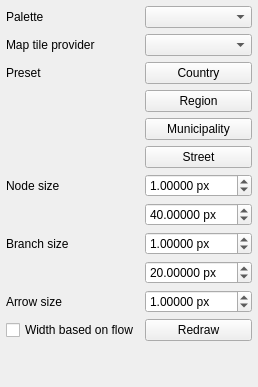
                         <widget class="QWidget" name="tab_9">
                          <attribute name="icon">
                           <iconset resource="../Icons/icons.qrc">
                            <normaloff>:/Icons/icons/map.png</normaloff>:/Icons/icons/map.png</iconset>
                          </attribute>
                          <attribute name="title">
                           <string>Map</string>
                          </attribute>
                          <layout class="QVBoxLayout" name="verticalLayout_29">
                           <property name="leftMargin">
                            <number>6</number>
                           </property>
                           <property name="topMargin">
                            <number>6</number>
                           </property>
                           <property name="rightMargin">
                            <number>6</number>
                           </property>
                           <property name="bottomMargin">
                            <number>6</number>
                           </property>
                           <item>
                            <widget class="QFrame" name="frame_24">
                             <property name="frameShape">
                              <enum>QFrame::Shape::NoFrame</enum>
                             </property>
                             <property name="frameShadow">
                              <enum>QFrame::Shadow::Raised</enum>
                             </property>
                             <layout class="QGridLayout" name="gridLayout_32">
                              <property name="leftMargin">
                               <number>0</number>
                              </property>
                              <property name="topMargin">
                               <number>0</number>
                              </property>
                              <property name="rightMargin">
                               <number>0</number>
                              </property>
                              <property name="bottomMargin">
                               <number>0</number>
                              </property>
                              <item row="3" column="1">
                               <widget class="QPushButton" name="preset2_pushButton">
                                <property name="toolTip">
                                 <string>Apply region meaningful sizes</string>
                                </property>
                                <property name="text">
                                 <string>Region</string>
                                </property>
                               </widget>
                              </item>
                              <item row="1" column="0">
                               <widget class="QLabel" name="label_118">
                                <property name="text">
                                 <string>Map tile provider</string>
                                </property>
                               </widget>
                              </item>
                              <item row="2" column="0">
                               <widget class="QLabel" name="label_154">
                                <property name="sizePolicy">
                                 <sizepolicy hsizetype="Minimum" vsizetype="Preferred">
                                  <horstretch>0</horstretch>
                                  <verstretch>0</verstretch>
                                 </sizepolicy>
                                </property>
                                <property name="text">
                                 <string>Preset</string>
                                </property>
                               </widget>
                              </item>
                              <item row="11" column="1">
                               <widget class="QDoubleSpinBox" name="arrow_size_size_spinBox">
                                <property name="toolTip">
                                 <string>Branch arrow sizes</string>
                                </property>
                                <property name="suffix">
                                 <string> px</string>
                                </property>
                                <property name="decimals">
                                 <number>5</number>
                                </property>
                                <property name="minimum">
                                 <double>0.000100000000000</double>
                                </property>
                                <property name="maximum">
                                 <double>9999.000000000000000</double>
                                </property>
                                <property name="singleStep">
                                 <double>0.100000000000000</double>
                                </property>
                                <property name="value">
                                 <double>1.000000000000000</double>
                                </property>
                               </widget>
                              </item>
                              <item row="8" column="1">
                               <widget class="QDoubleSpinBox" name="min_branch_size_spinBox">
                                <property name="toolTip">
                                 <string>Minimum branch sizes</string>
                                </property>
                                <property name="suffix">
                                 <string> px</string>
                                </property>
                                <property name="decimals">
                                 <number>5</number>
                                </property>
                                <property name="minimum">
                                 <double>0.000100000000000</double>
                                </property>
                                <property name="maximum">
                                 <double>9999.000000000000000</double>
                                </property>
                                <property name="singleStep">
                                 <double>0.100000000000000</double>
                                </property>
                                <property name="value">
                                 <double>1.000000000000000</double>
                                </property>
                               </widget>
                              </item>
                              <item row="8" column="0">
                               <widget class="QLabel" name="label_14">
                                <property name="sizePolicy">
                                 <sizepolicy hsizetype="Minimum" vsizetype="Preferred">
                                  <horstretch>0</horstretch>
                                  <verstretch>0</verstretch>
                                 </sizepolicy>
                                </property>
                                <property name="text">
                                 <string>Branch size</string>
                                </property>
                               </widget>
                              </item>
                              <item row="9" column="1">
                               <widget class="QDoubleSpinBox" name="max_branch_size_spinBox">
                                <property name="toolTip">
                                 <string>Maximum branch sizes</string>
                                </property>
                                <property name="suffix">
                                 <string> px</string>
                                </property>
                                <property name="decimals">
                                 <number>5</number>
                                </property>
                                <property name="minimum">
                                 <double>0.000100000000000</double>
                                </property>
                                <property name="maximum">
                                 <double>9999.000000000000000</double>
                                </property>
                                <property name="singleStep">
                                 <double>0.100000000000000</double>
                                </property>
                                <property name="value">
                                 <double>20.000000000000000</double>
                                </property>
                               </widget>
                              </item>
                              <item row="6" column="0">
                               <widget class="QLabel" name="label">
                                <property name="sizePolicy">
                                 <sizepolicy hsizetype="Minimum" vsizetype="Preferred">
                                  <horstretch>0</horstretch>
                                  <verstretch>0</verstretch>
                                 </sizepolicy>
                                </property>
                                <property name="text">
                                 <string>Node size</string>
                                </property>
                               </widget>
                              </item>
                              <item row="11" column="0">
                               <widget class="QLabel" name="label_113">
                                <property name="sizePolicy">
                                 <sizepolicy hsizetype="Minimum" vsizetype="Preferred">
                                  <horstretch>0</horstretch>
                                  <verstretch>0</verstretch>
                                 </sizepolicy>
                                </property>
                                <property name="text">
                                 <string>Arrow size</string>
                                </property>
                               </widget>
                              </item>
                              <item row="4" column="1">
                               <widget class="QPushButton" name="preset3_pushButton">
                                <property name="toolTip">
                                 <string>Apply municipality meaningful sizes</string>
                                </property>
                                <property name="text">
                                 <string>Municipality</string>
                                </property>
                               </widget>
                              </item>
                              <item row="5" column="1">
                               <widget class="QPushButton" name="preset4_pushButton">
                                <property name="toolTip">
                                 <string>Apply street meaningful sizes</string>
                                </property>
                                <property name="text">
                                 <string>Street</string>
                                </property>
                               </widget>
                              </item>
                              <item row="0" column="0">
                               <widget class="QLabel" name="label_43">
                                <property name="sizePolicy">
                                 <sizepolicy hsizetype="Minimum" vsizetype="Preferred">
                                  <horstretch>0</horstretch>
                                  <verstretch>0</verstretch>
                                 </sizepolicy>
                                </property>
                                <property name="text">
                                 <string>Palette</string>
                                </property>
                               </widget>
                              </item>
                              <item row="15" column="0">
                               <spacer name="verticalSpacer_13">
                                <property name="orientation">
                                 <enum>Qt::Orientation::Vertical</enum>
                                </property>
                                <property name="sizeHint" stdset="0">
                                 <size>
                                  <width>20</width>
                                  <height>40</height>
                                 </size>
                                </property>
                               </spacer>
                              </item>
                              <item row="7" column="1">
                               <widget class="QDoubleSpinBox" name="max_node_size_spinBox">
                                <property name="toolTip">
                                 <string>Maximum node / substation sizes</string>
                                </property>
                                <property name="suffix">
                                 <string> px</string>
                                </property>
                                <property name="decimals">
                                 <number>5</number>
                                </property>
                                <property name="minimum">
                                 <double>0.000100000000000</double>
                                </property>
                                <property name="maximum">
                                 <double>9999.000000000000000</double>
                                </property>
                                <property name="singleStep">
                                 <double>0.100000000000000</double>
                                </property>
                                <property name="value">
                                 <double>40.000000000000000</double>
                                </property>
                               </widget>
                              </item>
                              <item row="6" column="1">
                               <widget class="QDoubleSpinBox" name="min_node_size_spinBox">
                                <property name="toolTip">
                                 <string>Minimum node / substation sizes</string>
                                </property>
                                <property name="suffix">
                                 <string> px</string>
                                </property>
                                <property name="decimals">
                                 <number>5</number>
                                </property>
                                <property name="minimum">
                                 <double>0.000100000000000</double>
                                </property>
                                <property name="maximum">
                                 <double>9999.000000000000000</double>
                                </property>
                                <property name="singleStep">
                                 <double>0.100000000000000</double>
                                </property>
                                <property name="value">
                                 <double>1.000000000000000</double>
                                </property>
                               </widget>
                              </item>
                              <item row="2" column="1">
                               <widget class="QPushButton" name="preset1_pushButton">
                                <property name="toolTip">
                                 <string>Apply country meaningful sizes</string>
                                </property>
                                <property name="text">
                                 <string>Country</string>
                                </property>
                               </widget>
                              </item>
                              <item row="12" column="1">
                               <widget class="QPushButton" name="redraw_pushButton">
                                <property name="toolTip">
                                 <string>Redraw the map or schematic with the new parameters</string>
                                </property>
                                <property name="text">
                                 <string>Redraw</string>
                                </property>
                               </widget>
                              </item>
                              <item row="12" column="0">
                               <widget class="QCheckBox" name="branch_width_based_on_flow_checkBox">
                                <property name="text">
                                 <string>Width based on flow</string>
                                </property>
                                <property name="checked">
                                 <bool>false</bool>
                                </property>
                               </widget>
                              </item>
                              <item row="1" column="1">
                               <widget class="QComboBox" name="tile_provider_comboBox">
                                <property name="toolTip">
                                 <string>Map tile provides (map background)</string>
                                </property>
                               </widget>
                              </item>
                              <item row="0" column="1">
                               <widget class="QComboBox" name="palette_comboBox">
                                <property name="toolTip">
                                 <string>Select the colour palette</string>
                                </property>
                               </widget>
                              </item>
                             </layout>
                            </widget>
                           </item>
                          </layout>
                         </widget>
